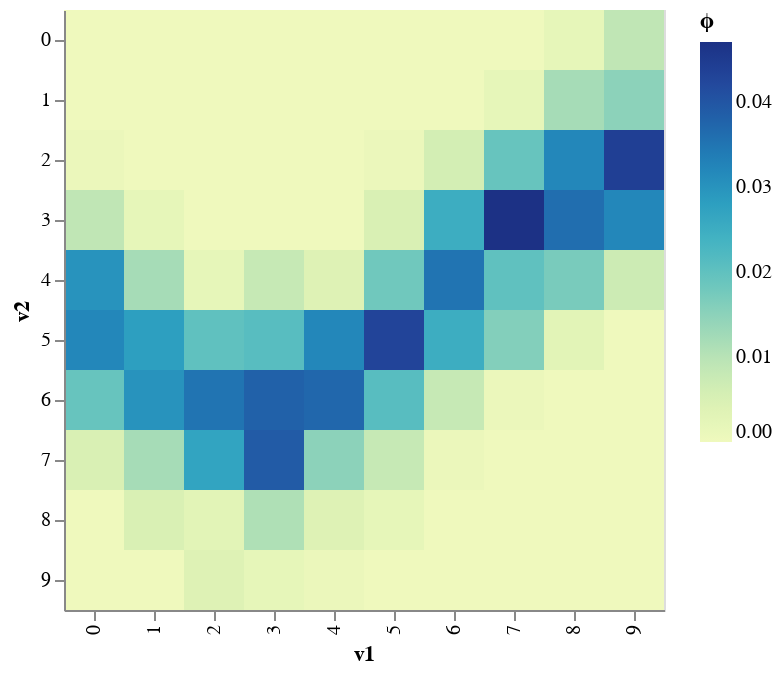

Here is the notebook cell this chart was saved with:
### Markdown cell above
Let's plot the joint mass function as a heatmap so we can get a better feel for it.

### Code cell
from itertools import product
vs = list(product(range(10), range(10))) # all the possible combinations of (v1, v2)
prob = [joint(v[0],v[1]) for v in vs]
v1, v2 = zip(*vs)
plot_data = pd.DataFrame({'v1':v1, 'v2':v2, 'ϕ':prob})
alt.Chart(plot_data, width=300, height=300).mark_rect().encode(x='v1:O', y='v2:O', color='ϕ')

### Figure 1 — Vega-Lite specification as saved in the notebook (floating-point values rounded to 4 significant figures)
{"$schema": "https://vega.github.io/schema/vega-lite/v3.4.0.json", "config": {"mark": {"tooltip": null}, "view": {"height": 300, "width": 400}}, "data": {"name": "data-397748fb6c135f44ff027f129b5b312e"}, "datasets": {"data-397748fb6c135f44ff027f129b5b312e": [{"v1": 0, "v2": 0, "ϕ": 0}, {"v1": 0, "v2": 1, "ϕ": 0}, {"v1": 0, "v2": 2, "ϕ": 0.001}, {"v1": 0, "v2": 3, "ϕ": 0.009}, {"v1": 0, "v2": 4, "ϕ": 0.03}, {"v1": 0, "v2": 5, "ϕ": 0.032}, {"v1": 0, "v2": 6, "ϕ": 0.019}, {"v1": 0, "v2": 7, "ϕ": 0.005}, {"v1": 0, "v2": 8, "ϕ": 0}, {"v1": 0, "v2": 9, "ϕ": 0}, {"v1": 1, "v2": 0, "ϕ": 0}, {"v1": 1, "v2": 1, "ϕ": 0}, {"v1": 1, "v2": 2, "ϕ": 0}, {"v1": 1, "v2": 3, "ϕ": 0.002}, {"v1": 1, "v2": 4, "ϕ": 0.012}, {"v1": 1, "v2": 5, "ϕ": 0.028}, {"v1": 1, "v2": 6, "ϕ": 0.03}, {"v1": 1, "v2": 7, "ϕ": 0.012}, {"v1": 1, "v2": 8, "ϕ": 0.005}, {"v1": 1, "v2": 9, "ϕ": 0}, {"v1": 2, "v2": 0, "ϕ": 0}, {"v1": 2, "v2": 1, "ϕ": 0}, {"v1": 2, "v2": 2, "ϕ": 0}, {"v1": 2, "v2": 3, "ϕ": 0}, {"v1": 2, "v2": 4, "ϕ": 0.002}, {"v1": 2, "v2": 5, "ϕ": 0.02}, {"v1": 2, "v2": 6, "ϕ": 0.035}, {"v1": 2, "v2": 7, "ϕ": 0.027}, {"v1": 2, "v2": 8, "ϕ": 0.003}, {"v1": 2, "v2": 9, "ϕ": 0.004}, {"v1": 3, "v2": 0, "ϕ": 0}, {"v1": 3, "v2": 1, "ϕ": 0}, {"v1": 3, "v2": 2, "ϕ": 0}, {"v1": 3, "v2": 3, "ϕ": 0}, {"v1": 3, "v2": 4, "ϕ": 0.008}, {"v1": 3, "v2": 5, "ϕ": 0.021}, {"v1": 3, "v2": 6, "ϕ": 0.038}, {"v1": 3, "v2": 7, "ϕ": 0.039}, {"v1": 3, "v2": 8, "ϕ": 0.011}, {"v1": 3, "v2": 9, "ϕ": 0.002}, {"v1": 4, "v2": 0, "ϕ": 0}, {"v1": 4, "v2": 1, "ϕ": 0}, {"v1": 4, "v2": 2, "ϕ": 0}, {"v1": 4, "v2": 3, "ϕ": 0}, {"v1": 4, "v2": 4, "ϕ": 0.004}, {"v1": 4, "v2": 5, "ϕ": 0.032}, {"v1": 4, "v2": 6, "ϕ": 0.037}, {"v1": 4, "v2": 7, "ϕ": 0.015}, {"v1": 4, "v2": 8, "ϕ": 0.004}, {"v1": 4, "v2": 9, "ϕ": 0.001}, {"v1": 5, "v2": 0, "ϕ": 0}, {"v1": 5, "v2": 1, "ϕ": 0}, {"v1": 5, "v2": 2, "ϕ": 0.001}, {"v1": 5, "v2": 3, "ϕ": 0.005}, {"v1": 5, "v2": 4, "ϕ": 0.018}, {"v1": 5, "v2": 5, "ϕ": 0.043}, {"v1": 5, "v2": 6, "ϕ": 0.021}, {"v1": 5, "v2": 7, "ϕ": 0.008}, {"v1": 5, "v2": 8, "ϕ": 0.002}, {"v1": 5, "v2": 9, "ϕ": 0}, {"v1": 6, "v2": 0, "ϕ": 0}, {"v1": 6, "v2": 1, "ϕ": 0}, {"v1": 6, "v2": 2, "ϕ": 0.006}, {"v1": 6, "v2": 3, "ϕ": 0.025}, {"v1": 6, "v2": 4, "ϕ": 0.035}, {"v1": 6, "v2": 5, "ϕ": 0.025}, {"v1": 6, "v2": 6, "ϕ": 0.008}, {"v1": 6, "v2": 7, "ϕ": 0.001}, {"v1": 6, "v2": 8, "ϕ": 0}, {"v1": 6, "v2": 9, "ϕ": 0}, {"v1": 7, "v2": 0, "ϕ": 0}, {"v1": 7, "v2": 1, "ϕ": 0.002}, {"v1": 7, "v2": 2, "ϕ": 0.019}, {"v1": 7, "v2": 3, "ϕ": 0.047}, {"v1": 7, "v2": 4, "ϕ": 0.02}, {"v1": 7, "v2": 5, "ϕ": 0.016}, {"v1": 7, "v2": 6, "ϕ": 0.001}, {"v1": 7, "v2": 7, "ϕ": 0}, {"v1": 7, "v2": 8, "ϕ": 0}, {"v1": 7, "v2": 9, "ϕ": 0}, {"v1": 8, "v2": 0, "ϕ": 0.002}, {"v1": 8, "v2": 1, "ϕ": 0.012}, {"v1": 8, "v2": 2, "ϕ": 0.032}, {"v1": 8, "v2": 3, "ϕ": 0.036}, {"v1": 8, "v2": 4, "ϕ": 0.017}, {"v1": 8, "v2": 5, "ϕ": 0.003}, {"v1": 8, "v2": 6, "ϕ": 0}, {"v1": 8, "v2": 7, "ϕ": 0}, {"v1": 8, "v2": 8, "ϕ": 0}, {"v1": 8, "v2": 9, "ϕ": 0}, {"v1": 9, "v2": 0, "ϕ": 0.009}, {"v1": 9, "v2": 1, "ϕ": 0.015}, {"v1": 9, "v2": 2, "ϕ": 0.044}, {"v1": 9, "v2": 3, "ϕ": 0.032}, {"v1": 9, "v2": 4, "ϕ": 0.007}, {"v1": 9, "v2": 5, "ϕ": 0}, {"v1": 9, "v2": 6, "ϕ": 0}, {"v1": 9, "v2": 7, "ϕ": 0}, {"v1": 9, "v2": 8, "ϕ": 0}, {"v1": 9, "v2": 9, "ϕ": 0}]}, "encoding": {"color": {"field": "ϕ", "type": "quantitative"}, "x": {"field": "v1", "type": "ordinal"}, "y": {"field": "v2", "type": "ordinal"}}, "height": 300, "mark": "rect", "width": 300}
